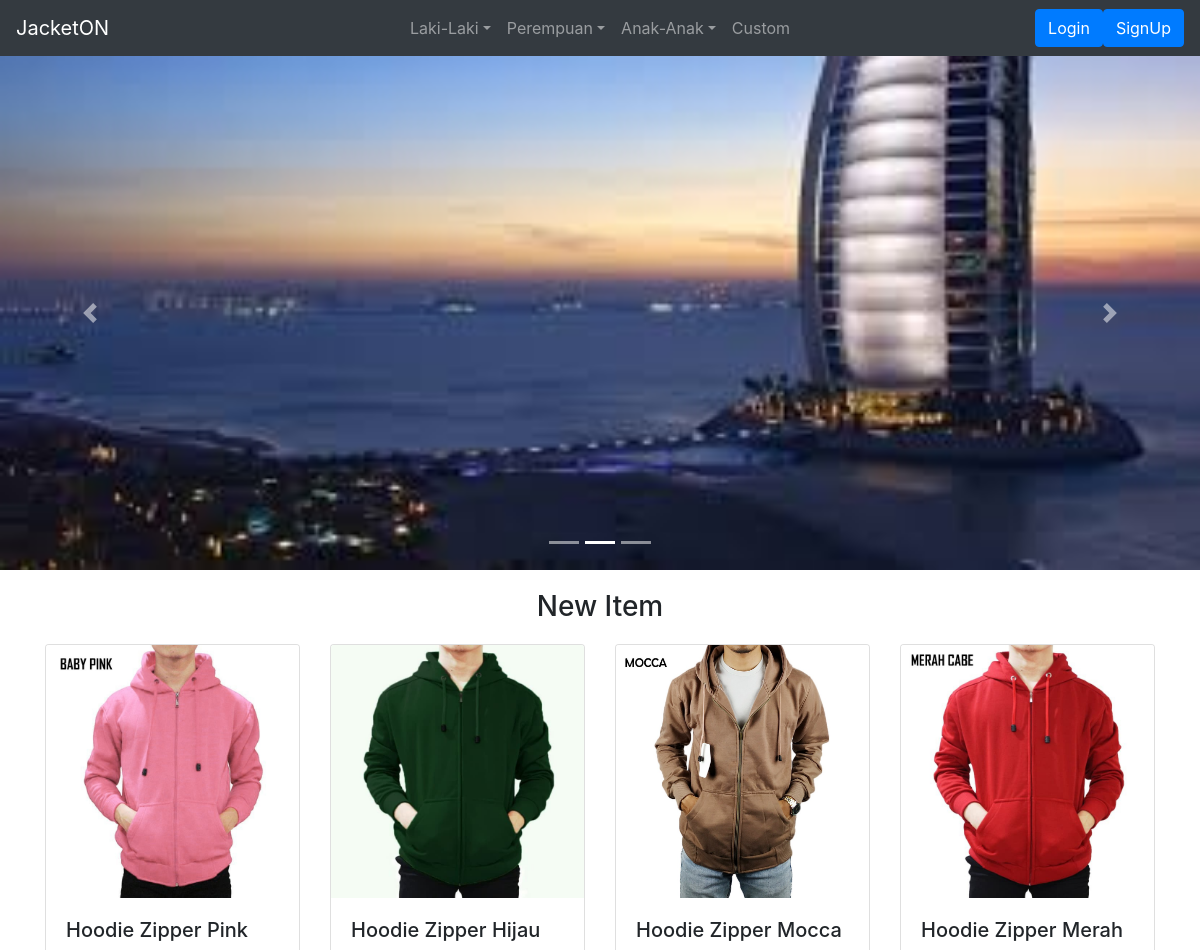
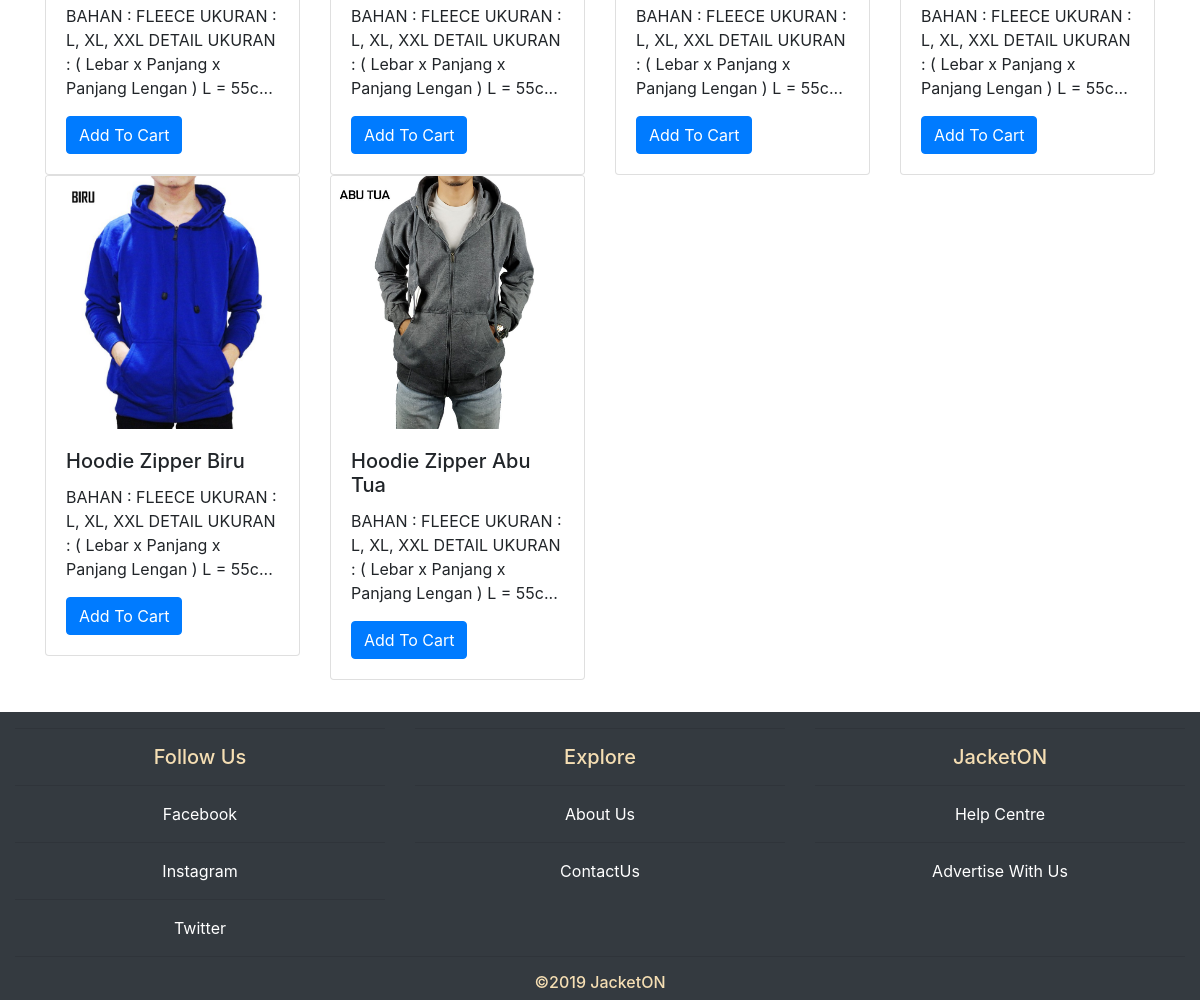
The page / on the database its author committed (2 pictures, top to bottom).
### tables this page shows
CREATE TABLE `kategori` (
  `kategori_id` int(10) NOT NULL,
  `nama_kategori` varchar(25) NOT NULL
);

CREATE TABLE `carousel` (
  `slider` int(10) NOT NULL,
  `image` varchar(50) NOT NULL
);

CREATE TABLE `jaket` (
  `id_jaket` int(11) NOT NULL,
  `nama` varchar(50) NOT NULL,
  `deskripsi` text NOT NULL,
  `harga` int(11) NOT NULL,
  `quantity` int(11) NOT NULL,
  `tanggal_masuk` date NOT NULL,
  `kategori_id` int(10) NOT NULL,
  `kategorijaket_id` int(50) NOT NULL,
  `gambar` varchar(50) NOT NULL
);

### index.php (the view, shortened to what this page needs)
<?php
include 'header.php';
$conn = new mysqli('localhost', 'root', '', 'jacketon');
$query ="SELECT * FROM carousel";
$result = $conn->query($query);
$query2 ="SELECT * FROM jaket ORDER BY date(tanggal_masuk) desc";
$result2 = $conn->query($query2);
?>
<div id="carouselExampleIndicators" class="carousel slide" data-ride="carousel">
	<ol class="carousel-indicators">
		<?php
		for($i=0; $i<$result->num_rows;$i++){
            echo '
            <li data-target="#carouselExampleIndicators" data-slide-to="'.$i.'"';
            if($i==0){echo'class="active"';}echo'></li>';
        }
		?>
	</ol>
	<div class="carousel-inner">
		<?php
          if($result->num_rows > 0){
            while ($row = $result->fetch_assoc()) {
            if($row['slider'] == 1){
              echo'<div class="carousel-item active">';}else{echo'<div class="carousel-item">';}
              echo'
                <img src="'.$row['image'].'" alt="..." class="d-block w-100">
              </div>';
          }}?>
	</div>
	<a class="carousel-control-prev" href="#carouselExampleIndicators" role="button" data-slide="prev">
		<span class="carousel-control-prev-icon" aria-hidden="true"></span>
	</a>
	<a class="carousel-control-next" href="#carouselExampleIndicators" role="button" data-slide="next">
		<span class="carousel-control-next-icon" aria-hidden="true"></span>
	</a>
</div>
<div class="container">
	<h3 class="text-center" style="margin: 20px 0">New Item</h3>
	<div class="row" style="padding-bottom: 16px;">
		<?php
		while ($row = $result2->fetch_assoc()) {
			    echo '<div class="col-lg-3 col-md-6 col-sm-12">';
				echo '<div class="card">';
					echo '<img src="'.$row['gambar'].'" class="card-img-top" alt="...">';
					echo '<div class="card-body">';
					echo '<h5 class="card-title">'.$row['nama'].'</h5>';
					$string = strlen($row['deskripsi']);
					if($string > 50){
						echo '<p class="card-text">'.substr($row['deskripsi'],0,100).'...'.'</p>';
					} else{
						echo '<p class="card-text">'.$row['deskripsi'].'</p>';
					}
					echo '<a href="#" class="btn btn-primary" data-toggle="modal" data-target="#exampleModal">Add To Cart</a>';
					echo '</div>';
				echo '</div>';
				echo '</div>';
        }
		?>
	</div>
</div>
<?php
include 'footer.php';
?>

### header.php (shortened to what this page needs)
<!DOCTYPE html>
<html lang="en">
<head>
	<link rel="stylesheet" type="text/css" href="css/bootstrap.min.css">
	<link type="text/css" rel="stylesheet" href="css/jquery.miniColors.css" />
</head>
<body>
	<header>
		<nav class="navbar navbar-expand-md navbar-dark bg-dark">
			<div class="navbar-collapse collapse w-100 order-1 order-md-0 dual-collapse2">
				<a class="navbar-brand" href="index.php">JacketON</a>
			</div>
			<div class="mx-auto order-0">
				<ul class="navbar-nav mr-auto">
					<?php
						$conn = new mysqli('localhost', 'root', '', 'jacketon');
						$sql = "SELECT * FROM kategori";
						$query = $conn->query($sql);
						while($row = $query->fetch_assoc()){
						echo"<li class='nav-item dropdown'>";
							echo "<a class='nav-link dropdown-toggle' href='#' id='navbarDropdown' role='button' data-toggle='dropdown' aria-haspopup='true' aria-expanded='false'>".$row['nama_kategori']."</a>";
						echo"</li>";
						}
			 		?>
					<li class="nav-item">
						<a class="nav-link" href="Custom.php">Custom</a>
					</li>
				</ul>
			</div>
			<div class="navbar-collapse collapse w-100 order-3 dual-collapse2">
				<ul class="navbar-nav ml-auto">
					<li class="nav-item">
						<a href="login.php" class="btn btn-primary">Login</a>
					</li>
					<li class="nav-item">
						<a href="SignUp.php" class="btn btn-primary">SignUp</a>
					</li>
				</ul>
			</div>
		</nav>
	</header>

### footer.php (shortened to what this page needs)
	<footer style="background-color: #343a40 ; color: wheat; margin-top: 16px;">
<div class="container-fluid padding">
<div class="row text-center">
	<div class="col-md-4">
		<hr class="light">
		<h5>Follow Us</h5>
		<hr class="light">
		<a href="https://www.facebook.com/" style="color:white;">Facebook</a>
		<hr>
		<a href="https://www.instagram.com/" style="color:white;">Instagram</a>
		<hr>
		<a href="https://www.twitter.com/" style="color:white;">Twitter</a>
	</div>
	<div class="col-md-4">
		<hr class="light">
		<h5>Explore</h5>
		<hr class="light">
		<a href="AboutUs.php" style="color:white;">About Us</a>
		<hr>
		<a href="ContactUs.php" style="color:white;">ContactUs</a>
	</div>
	<div class="col-md-4">
		<hr class="light">
		<h5>JacketON</h5>
		<hr class="light">
		<a href="#" style="color:white;">Help Centre</a>
		<hr>
		<a href="#" style="color:white;">Advertise With Us</a>
	</div>
	<div class="col-12">
	 <hr class="light-100">
		<h6>&copy;2019 JacketON</h6>
	</div>
</div>
</div>
</footer>
</body>
</html>

### rows shown on the page
kategori: nama_kategori "Laki-Laki"
kategori: nama_kategori "Perempuan"
kategori: nama_kategori "Anak-Anak"
carousel: image (picture)
jaket: gambar (picture), nama "Hoodie Zipper Pink", deskripsi "BAHAN : FLEECE UKURAN : L, XL, XXL DETAIL UKURAN : ( Lebar x Panjang x Panjang Lengan ) L = 55c"
jaket: gambar (picture), nama "Hoodie Zipper Hijau", deskripsi "BAHAN : FLEECE UKURAN : L, XL, XXL DETAIL UKURAN : ( Lebar x Panjang x Panjang Lengan ) L = 55c"
jaket: gambar (picture), nama "Hoodie Zipper Mocca", deskripsi "BAHAN : FLEECE UKURAN : L, XL, XXL DETAIL UKURAN : ( Lebar x Panjang x Panjang Lengan ) L = 55c"
jaket: gambar (picture), nama "Hoodie Zipper Merah", deskripsi "BAHAN : FLEECE UKURAN : L, XL, XXL DETAIL UKURAN : ( Lebar x Panjang x Panjang Lengan ) L = 55c"
jaket: gambar (picture), nama "Hoodie Zipper Biru", deskripsi "BAHAN : FLEECE UKURAN : L, XL, XXL DETAIL UKURAN : ( Lebar x Panjang x Panjang Lengan ) L = 55c"
jaket: gambar (picture), nama "Hoodie Zipper Abu Tua", deskripsi "BAHAN : FLEECE UKURAN : L, XL, XXL DETAIL UKURAN : ( Lebar x Panjang x Panjang Lengan ) L = 55c"
